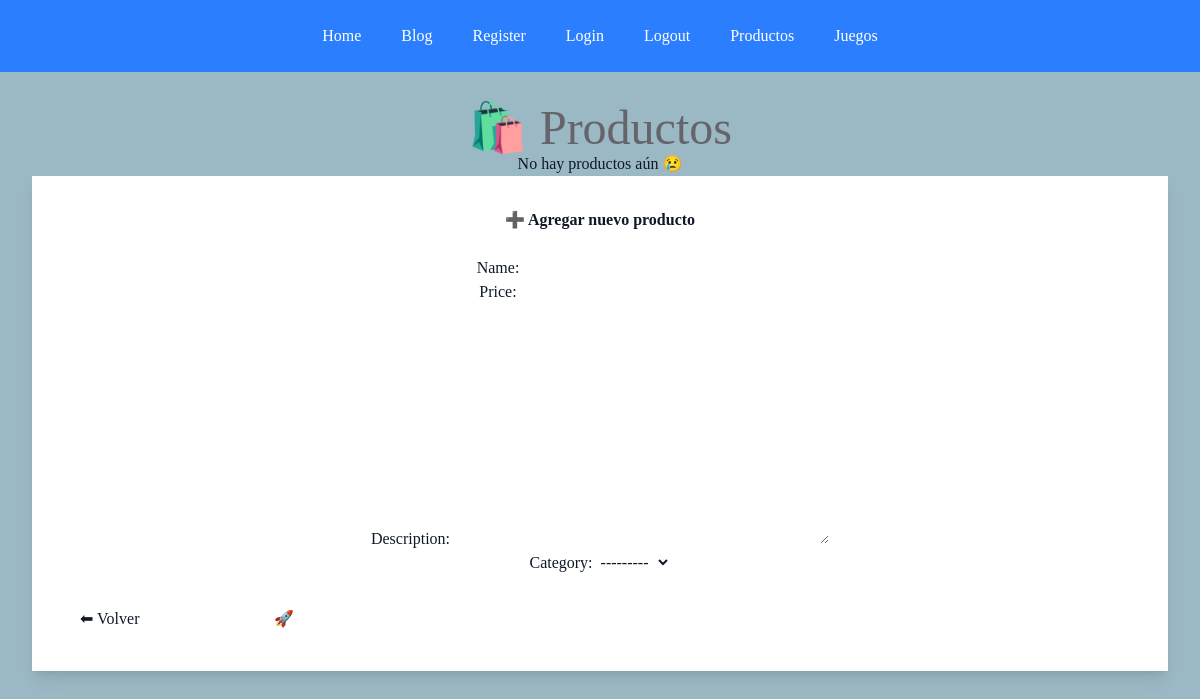
The page /products/ (signed in) on the database as committed earlier.
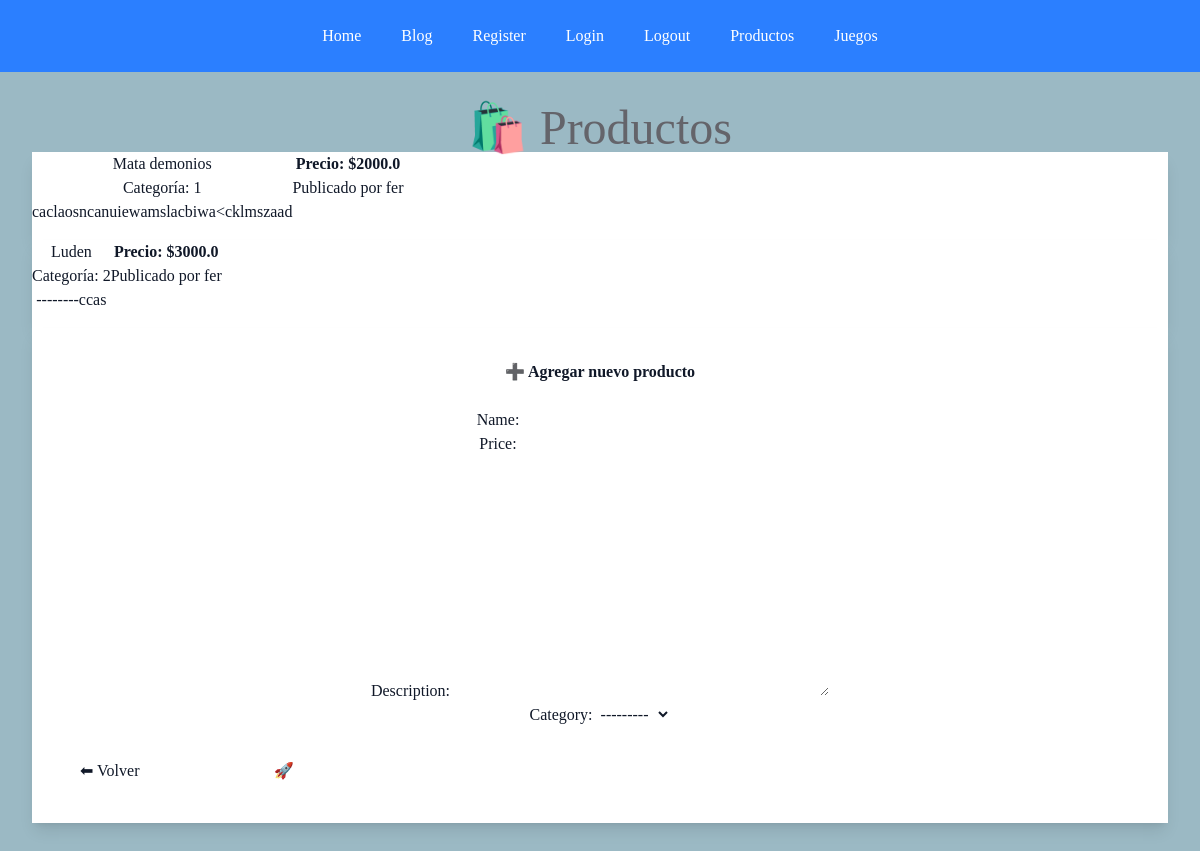
The same page on the database as committed later.
### products/models.py (models this page shows, shortened)
class Product(models.Model):
 name = models.CharField(max_length=100)
 price = models.FloatField()
 description = models.TextField()
 category = models.CharField(max_length=3, choices=CATEGORIAS)
 user = models.ForeignKey(User, on_delete=models.CASCADE)
 date_published = models.DateTimeField(auto_now_add=True)

### products/views.py (the view)
# urls.py: path('', views.product_list_view, name='list'),
@login_required(login_url="/users/login/")
def product_list_view(request):
    product_list = Product.objects.all()[:20]
    form = UploadProduct()
    return render(request, 'products/list.html', {'product_list': product_list, 'form': form})

### products/forms.py
class UploadProduct(forms.ModelForm):
    class Meta:
        model = Product
        fields = ['name','price','description','category']

### products/templates/products/list.html (shortened to what this page needs)
{% extends "base.html" %} {% block content %}
<h1
  class="text-5xl font-extrabold text-center mb-10 text-blue-600 dark:text-blue-400"
>
  🛍️ Productos
</h1>
<div class="grid grid-cols-1 sm:grid-cols-2 lg:grid-cols-3 gap-8">
  {% for product in product_list %}
  <div
    class="bg-white dark:bg-gray-800 rounded-2xl shadow-lg hover:shadow-2xl transition p-6 flex flex-col justify-between"
  >
    <div>
      <h2 class="text-2xl font-semibold mb-2 text-blue-700 dark:text-blue-300">
        {{ product.name }}
      </h2>
      <p class="text-sm text-gray-500 dark:text-gray-400 mb-2">
        Categoría: {{ product.category }}
      </p>
      <p class="text-gray-700 dark:text-gray-300 mb-4">
        {{ product.description }}
      </p>
    </div>
    <div class="mt-auto">
      <p class="text-lg font-bold text-green-600 dark:text-green-400 mb-2">
        Precio: ${{ product.price }}
      </p>
      <p class="text-sm text-gray-500 dark:text-gray-400">
        Publicado por
        <span class="font-medium">{{ product.user.username }}</span>
      </p>
    </div>
  </div>
  {% empty %}
  <p class="text-center text-gray-500 dark:text-gray-400 text-lg">
    No hay productos aún 😢
  </p>
  {% endfor %}
</div>
<div
  class="mt-12 max-w-xl mx-auto bg-white dark:bg-gray-800 p-8 rounded-2xl shadow-lg"
>
  <h2
    class="text-3xl font-bold text-center mb-6 text-blue-600 dark:text-blue-400"
  >
    ➕ Agregar nuevo producto
  </h2>
  <form
    action="{% url 'products:new' %}"
    method="post"
    enctype="multipart/form-data"
    class="space-y-4"
  >
    <div class="space-y-3">{{ form.as_p }}</div>
    <div class="flex justify-between items-center mt-6">
      <a
        href="{% url 'home' %}"
        class="bg-gray-300 dark:bg-gray-700 text-gray-900 dark:text-gray-100 px-4 py-2 rounded-lg hover:bg-gray-400 dark:hover:bg-gray-600 transition"
      >
        ⬅ Volver
      </a>
      <button
        type="submit"
        class="bg-blue-600 hover:bg-blue-700 dark:bg-blue-700 dark:hover:bg-blue-600 text-white px-5 py-2 rounded-lg font-semibold transition"
      >
        Publicar producto 🚀
      </button>
    </div>
  </form>
</div>
{% endblock %}

### theme/templates/base.html (shortened to what this page needs)
<!DOCTYPE html>
<html lang="en">
  <head>
    {% load static %} {% load static tailwind_tags %} {% tailwind_css %}
    <link href="{% static 'css/style.css' %}" rel="stylesheet" />
  </head>
  <body class="bg-gray-100 dark:bg-gray-900 text-gray-900 dark:text-gray-100">
    <nav class="bg-blue-500 dark:bg-blue-800 p-4 flex justify-center space-x-4">
      <a
        href="{% url 'home' %}"
        class="text-white px-3 py-2 rounded hover:bg-blue-700 dark:hover:bg-blue-600 transition"
        >Home</a
      >
      <a
        href="{% url 'blog:blogpage' %}"
        class="text-white px-3 py-2 rounded hover:bg-blue-700 dark:hover:bg-blue-600 transition"
        >Blog</a
      >
      <a
        href="{% url 'users:register' %}"
        class="text-white px-3 py-2 rounded hover:bg-blue-700 dark:hover:bg-blue-600 transition"
        >Register</a
      >
      <a
        href="{% url 'users:login' %}"
        class="text-white px-3 py-2 rounded hover:bg-blue-700 dark:hover:bg-blue-600 transition"
        >Login</a
      >
      {% if user.is_authenticated %}
      <form
        action="{% url 'users:logout' %}"
        method="post"
        class="text-white px-3 py-2 rounded hover:bg-blue-700 dark:hover:bg-blue-600 transition"
      >
        <button type="submit">Logout</button>
      </form>
      {% endif %} {% if user.is_authenticated %}
      <a
        href="{% url 'products:list' %}"
        class="text-white px-3 py-2 rounded hover:bg-blue-700 dark:hover:bg-blue-600 transition"
        >Productos</a
      >
      {% endif %} {% if user.is_authenticated %}
      <a
        href="{% url 'games:game_list' %}"
        class="text-white px-3 py-2 rounded hover:bg-blue-700 dark:hover:bg-blue-600 transition"
        >Juegos</a
      >
      {% endif %}
    </nav>
    <main class="p-8">
      {% block content %} De esta asombrosa Web ._. {% endblock content %}
    </main>
  </body>
</html>

### proyecto/static/css/style.css (style rules this page uses)
body { font-family: "Times New Roman", Times, serif; background-color: #9bb9c4; text-align: center; }
h1 { color: #64646a; }

Rows that differ between the two databases and show on the page:
added Product: name "Mata demonios", category "1", description "caclaosncanuiewamslacbiwa<cklmszaad", price "2000.0", user.username "fer"
added Product: name "Luden", category "2", description "--------ccas", price "3000.0", user.username "fer"
Other text that changed with them:
text no longer shown: "No hay productos aún 😢"
